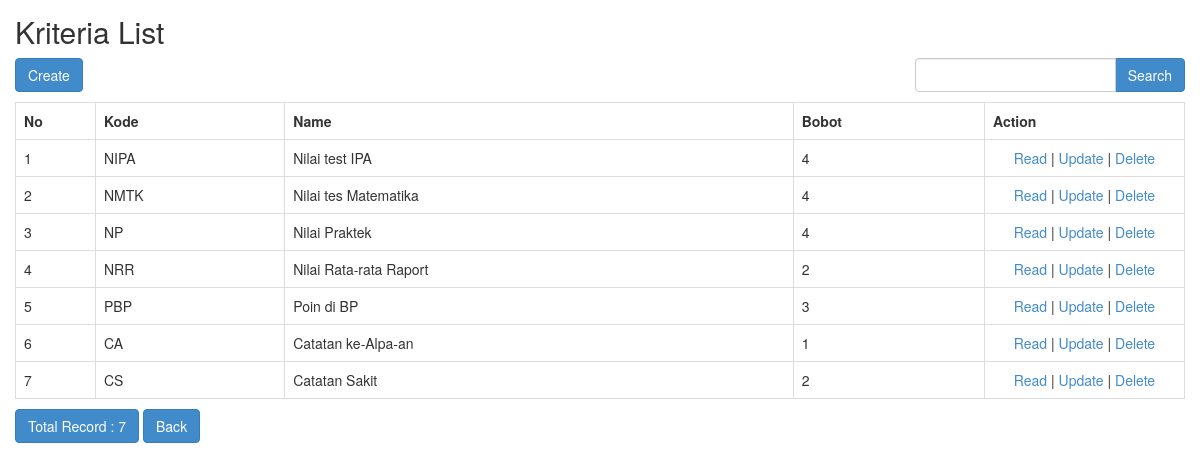
The page /index.php/kriteria on the database its author committed.
### tables this page shows
CREATE TABLE `kriteria` (
  `id` int(11) NOT NULL,
  `kode` varchar(20) NOT NULL,
  `name` varchar(60) NOT NULL,
  `bobot` double NOT NULL
);

### application/controllers/Kriteria.php (called while the page is built, shortened)
<?php
class Kriteria extends CI_Controller
{
    function __construct()
    {
        $this->load->model('Kriteria_model');
        $this->load->library('form_validation');
    }
    public function index()
    {
        $q = urldecode($this->input->get('q', TRUE));
        $start = intval($this->input->get('start'));
        if ($q <> '') {
            $config['base_url'] = base_url() . 'kriteria/index.html?q=' . urlencode($q);
            $config['first_url'] = base_url() . 'kriteria/index.html?q=' . urlencode($q);
        } else {
            $config['base_url'] = base_url() . 'kriteria/index.html';
            $config['first_url'] = base_url() . 'kriteria/index.html';
        }
        $config['per_page'] = 10;
        $config['page_query_string'] = TRUE;
        $config['total_rows'] = $this->Kriteria_model->total_rows($q);
        $kriteria = $this->Kriteria_model->get_limit_data($config['per_page'], $start, $q);
        $this->load->library('pagination');
        $this->pagination->initialize($config);
        $data = array(
            'kriteria_data' => $kriteria,
            'q' => $q,
            'pagination' => $this->pagination->create_links(),
            'total_rows' => $config['total_rows'],
            'start' => $start,
        );
        $this->load->view('kriteria/kriteria_list', $data);
    }
}

### index.php (called while the page is built, shortened)
<?php
require_once BASEPATH.'core/CodeIgniter.php';

### application/config/config.php (called while the page is built, shortened)
<?php
$config['base_url']    = 'http://osn-topsis.test/';
$config['index_page'] = 'index.php';
$config['uri_protocol'] = "REQUEST_URI";
$config['url_suffix'] = '.html';
$config['language']	= 'english';
$config['charset'] = 'UTF-8';
$config['enable_hooks'] = FALSE;
$config['subclass_prefix'] = 'MY_';
$config['composer_autoload'] = FALSE;
$config['permitted_uri_chars'] = 'a-z 0-9~%.:_\-';
$config['enable_query_strings'] = FALSE;
$config['controller_trigger'] = 'c';
$config['function_trigger'] = 'm';
$config['directory_trigger'] = 'd';
$config['allow_get_array'] = TRUE;
$config['log_threshold'] = 0;
$config['log_path'] = '';
$config['log_file_extension'] = '';
$config['log_file_permissions'] = 0644;
$config['log_date_format'] = 'Y-m-d H:i:s';
$config['error_views_path'] = '';
$config['cache_path'] = '';
$config['cache_query_string'] = FALSE;
$config['encryption_key'] = 'randomstring';
$config['sess_driver'] = 'files';
$config['sess_cookie_name'] = 'ci_session';
$config['sess_expiration'] = 7200;
$config['sess_save_path'] = sys_get_temp_dir();
$config['sess_match_ip'] = FALSE;
$config['sess_time_to_update'] = 300;
$config['sess_regenerate_destroy'] = FALSE;
$config['cookie_prefix']	= '';
$config['cookie_domain']	= '';
$config['cookie_path']		= '/';
$config['cookie_secure']	= FALSE;
$config['cookie_httponly'] 	= FALSE;
$config['standardize_newlines'] = FALSE;
$config['global_xss_filtering'] = FALSE;
$config['csrf_protection'] = FALSE;
$config['csrf_token_name'] = 'csrf_test_name';
$config['csrf_cookie_name'] = 'csrf_cookie_name';
$config['csrf_expire'] = 7200;
$config['csrf_regenerate'] = TRUE;
$config['csrf_exclude_uris'] = array();
$config['compress_output'] = FALSE;
$config['time_reference'] = 'local';
$config['rewrite_short_tags'] = FALSE;
$config['proxy_ips'] = '';

### application/models/Kriteria_model.php (called while the page is built, shortened)
<?php
class Kriteria_model extends CI_Model
{
    public $table = 'kriteria';
    public $id = 'id';
    public $order = 'ASC';
    function total_rows($q = NULL) {
        $this->db->like('id', $q);
	$this->db->or_like('kode', $q);
	$this->db->or_like('name', $q);
	$this->db->or_like('bobot', $q);
	$this->db->from($this->table);
        return $this->db->count_all_results();
    }
    function get_limit_data($limit, $start = 0, $q = NULL) {
        $this->db->order_by($this->id, $this->order);
        $this->db->like('id', $q);
	$this->db->or_like('kode', $q);
	$this->db->or_like('name', $q);
	$this->db->or_like('bobot', $q);
	$this->db->limit($limit, $start);
        return $this->db->get($this->table)->result();
    }
}

### application/views/kriteria/kriteria_list.php (the view, shortened to what this page needs)
<!doctype html>
<html>
    <head>
        <link rel="stylesheet" href="<?php echo base_url('assets/bootstrap/css/bootstrap.min.css') ?>"/>
    </head>
    <body>
        <h2 style="margin-top:0px">Kriteria List</h2>
        <div class="row" style="margin-bottom: 10px">
            <div class="col-md-4">
                <?php echo anchor(site_url('kriteria/create'),'Create', 'class="btn btn-primary"'); ?>
            </div>
            <div class="col-md-4 text-center">
            </div>
            <div class="col-md-1 text-right">
            </div>
            <div class="col-md-3 text-right">
                <form action="<?php echo site_url('kriteria/index'); ?>" class="form-inline" method="get">
                    <div class="input-group">
                        <input type="text" class="form-control" name="q" value="<?php echo $q; ?>">
                        <span class="input-group-btn">
                          <button class="btn btn-primary" type="submit">Search</button>
                        </span>
                    </div>
                </form>
            </div>
        </div>
        <table class="table table-bordered" style="margin-bottom: 10px">
            <tr>
                <th>No</th>
		<th>Kode</th>
		<th>Name</th>
		<th>Bobot</th>
		<th>Action</th>
            </tr><?php
            foreach ($kriteria_data as $kriteria)
            {
                ?>
                <tr>
			<td width="80px"><?php echo ++$start ?></td>
			<td><?php echo $kriteria->kode ?></td>
			<td><?php echo $kriteria->name ?></td>
			<td><?php echo $kriteria->bobot ?></td>
			<td style="text-align:center" width="200px">
				<?php
				echo anchor(site_url('kriteria/read/'.$kriteria->id),'Read');
				echo ' | ';
				echo anchor(site_url('kriteria/update/'.$kriteria->id),'Update');
				echo ' | ';
				echo anchor(site_url('kriteria/delete/'.$kriteria->id),'Delete','onclick="javasciprt: return confirm(\'Are You Sure ?\')"');
				?>
			</td>
		</tr>
                <?php
            }
            ?>
        </table>
        <div class="row">
            <div class="col-md-6">
                <a href="#" class="btn btn-primary">Total Record : <?php echo $total_rows ?></a>
		<?php echo anchor(site_url(''), 'Back', 'class="btn btn-primary"'); ?>
	    </div>
            <div class="col-md-6 text-right">
            </div>
        </div>
    </body>
</html>

### application/views/kriteria/kriteria_list.php (style rules this page uses)
body { padding: 15px; }

### rows shown on the page
kriteria: kode "NIPA", name "Nilai test IPA", bobot "4", id "Read", id "Update", id "Delete"
kriteria: kode "NMTK", name "Nilai tes Matematika", bobot "4", id "Read", id "Update", id "Delete"
kriteria: kode "NP", name "Nilai Praktek", bobot "4", id "Read", id "Update", id "Delete"
kriteria: kode "NRR", name "Nilai Rata-rata Raport", bobot "2", id "Read", id "Update", id "Delete"
kriteria: kode "PBP", name "Poin di BP", bobot "3", id "Read", id "Update", id "Delete"
kriteria: kode "CA", name "Catatan ke-Alpa-an", bobot "1", id "Read", id "Update", id "Delete"
kriteria: kode "CS", name "Catatan Sakit", bobot "2", id "Read", id "Update", id "Delete"

### other values the page prints
$total_rows "7"
anchor(site_url(''), 'Back', 'class="btn btn-primary"') "Back"
